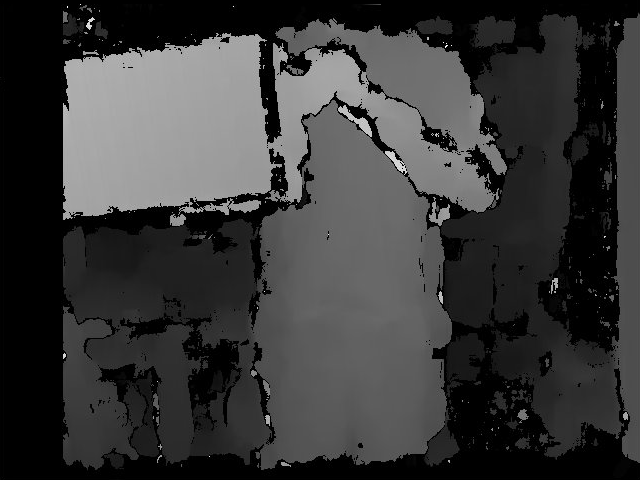
#> input picture OpenCVReprojectImageToPointCloud/disparity-image.pgm, 640 x 480 px
$ python stereo_match.py OpenCVReprojectImageToPointCloud/disparity-image.pgm OpenCVReprojectImageToPointCloud/rgb-image.ppm out.png   (Python 2 division)
#> lines starting #> are read from the running program, lines starting #| are printed output that depends on the picture
'''
Simple example of stereo image matching and point cloud generation.

Resulting .ply file cam be easily viewed using MeshLab ( http://meshlab.sourceforge.net/ )
'''

import numpy as np
import cv2
import sys
import cv

ply_header = '''ply
format ascii 1.0
element vertex %(vert_num)d
property float x
property float y
property float z
property uchar red
property uchar green
property uchar blue
end_header
'''

def write_ply(fn, verts, colors):
    verts = verts.reshape(-1, 3)
    colors = colors.reshape(-1, 3)
    verts = np.hstack([verts, colors])
    with open(fn, 'w') as f:
        f.write(ply_header % dict(vert_num=len(verts)))
        np.savetxt(f, verts, '%f %f %f %d %d %d')


if __name__ == '__main__':
    print 'loading images...'

   # [13 lines of commented-out code are left out]

    imgL = cv2.pyrDown( cv2.imread(sys.argv[1]) )  # downscale images for faster processing
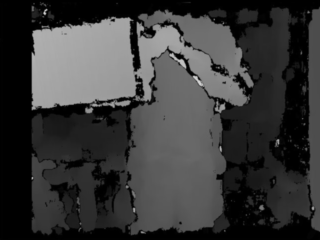
#> imgL: shape (240, 320, 3); min 0, max 211, mean 57
    imgR = cv2.pyrDown( cv2.imread(sys.argv[2]) )
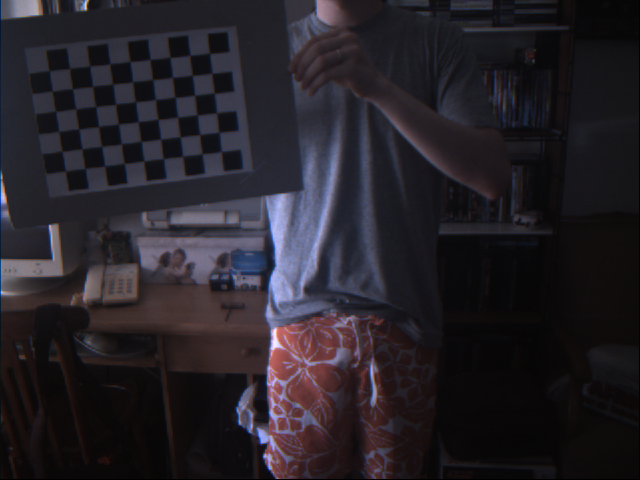
#> input picture OpenCVReprojectImageToPointCloud/rgb-image.ppm, 640 x 480 px

  #  imgL = cv2.imread(sys.argv[1])
  #  imgR = cv2.imread(sys.argv[2])

    # disparity range is tuned for 'aloe' image pair
    window_size = 6
    min_disp = 0
    num_disp = 112-min_disp
#> (the run stopped early here; a loop or call above may not have finished)
